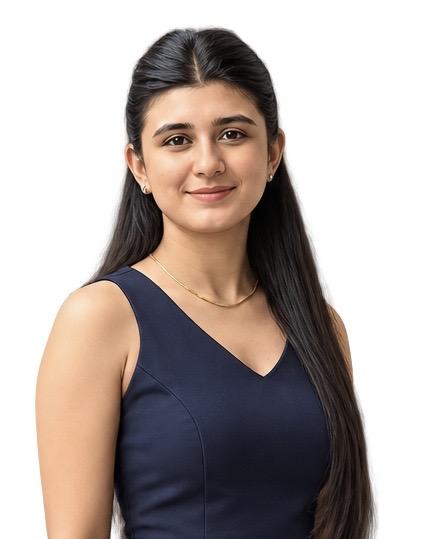
#> input picture assets-src/49BC0771-B00A-4189-BEE4-7A59C01D7B39.jpg, 426 x 539 px
$ python -i build-hero-assets.py   (imports and definitions only)
#> lines starting #> are read from the running program, lines starting #| are printed output that depends on the picture
#> in build_portrait_stills, img is the input picture: PIL image 426x539 RGB; mean R, G, B 177.2, 166.9, 163
#!/usr/bin/env python3
"""
build-hero-assets.py
=====================

Turns the raw intro clip + headshot photo into the loopable hero video
(public/hero/hero.mp4 + hero.webm) and the static portrait images
(public/portrait-bust.webp + public/og.jpg) used by the site.

Pipeline for the video:
  1.  Decode the first ~10s of the source clip, crop it tightly around the
      person and scale it to 768px wide (ffmpeg does the decode/crop/scale,
      numpy does everything pixel-level below).
  2.  Remove the background. The source clip is shot in front of a very
      light, slightly uneven backdrop (not a flat chroma colour), so instead
      of a single chroma-key colour we key on "high lightness + low
      saturation" per pixel (soft threshold, smoothstep falloff for
      anti-aliased edges) and composite the result onto pure white. That
      both erases the backdrop and produces the flat-white background the
      <Hero> component expects for its `mix-blend-mode: multiply` trick.
  3.  Build a seamless loop. Using the classic "blend the tail into the
      head" recipe (the same thing ffmpeg's `xfade` filter does, implemented
      by hand in numpy so the exact same alpha ramp can be reused for the
      audio): the final clip is `main + blended`, where `main` is the clip
      minus the last `overlap` frames, and `blended` cross-fades the true
      ending into the true beginning over `overlap` frames. The same ramp is
      applied sample-accurately to the PCM audio (never ffmpeg's
      `acrossfade`, which can drop samples at the boundary).
  4.  Mux the processed frames with the processed audio and encode:
        - hero.mp4  : H.264 yuv420p (CRF 24, preset slow) + AAC 96kbps, +faststart
        - hero.webm : VP9 (CRF 36) + Opus 80kbps

Pipeline for the stills:
  - portrait-bust.webp: a 480x600 head-to-shirt crop of the supplied photo.
  - og.jpg: a 1200x630 crop/pad of the same photo for social previews.

Requirements: ffmpeg + ffprobe on PATH, numpy, Pillow. No GPU/ML deps.

Usage:
    python3 scripts/build-hero-assets.py \\
        --video assets-src/intro.mp4 \\
        --photo assets-src/headshot.jpg \\
        --crop 720:900:0:30 \\
        --loop-seconds 10 --overlap-ms 500

Run with --help for all options including manual crop overrides.
"""

from __future__ import annotations

import argparse
import json
import shutil
import struct
import subprocess
import sys
import wave
from pathlib import Path

import numpy as np
from PIL import Image

ROOT = Path(__file__).resolve().parent.parent
DEFAULT_VIDEO = ROOT / "assets-src" / "Developer_introduces_web_applica…_20261013135940.mp4"
DEFAULT_PHOTO = ROOT / "assets-src" / "49BC0771-B00A-4189-BEE4-7A59C01D7B39.jpg"
HERO_DIR = ROOT / "public" / "hero"
PUBLIC_DIR = ROOT / "public"


def run(cmd: list[str], **kwargs) -> subprocess.CompletedProcess:
    return subprocess.run(cmd, check=True, **kwargs)


# [42 lines left out: functions ffprobe_json, decode_cropped_frames, not called in this run]


def smoothstep(edge0: float, edge1: float, x: np.ndarray) -> np.ndarray:
    t = np.clip((x - edge0) / (edge1 - edge0), 0.0, 1.0)
    return t * t * (3.0 - 2.0 * t)


# [129 lines left out: functions background_mask, remove_background_to_white, remove_background_to_rgba, crossfade_loop, read_pcm, write_wav and 1 more, not called in this run]


# ---------------------------------------------------------------------------
# Stills
# ---------------------------------------------------------------------------

def center_crop(img: Image.Image, target_w: int, target_h: int, focus_y: float = 0.38) -> Image.Image:
    """Crop to target aspect ratio, keeping `focus_y` (0=top..1=bottom) of
    the source roughly at the same fraction of the output (good for
    head-and-shoulders photos where the face sits above centre)."""
#> called with target_w = 480, target_h = 600, focus_y = 0.34
    src_w, src_h = img.size
#> src_w = 426; src_h = 539
    target_ratio = target_w / target_h
    src_ratio = src_w / src_h
#> src_ratio = 0.79

    if src_ratio > target_ratio:
        # source is wider than target -> crop width
        new_w = round(src_h * target_ratio)
        x0 = max(0, min(src_w - new_w, round((src_w - new_w) / 2)))
        box = (x0, 0, x0 + new_w, src_h)
    else:
        # source is taller than target -> crop height, biased toward focus_y
        new_h = round(src_w / target_ratio)
#> new_h = 532
        ideal_y0 = round(src_h * focus_y - new_h * focus_y)
#> ideal_y0 = 2
        y0 = max(0, min(src_h - new_h, ideal_y0))
#> y0 = 2
        box = (0, y0, src_w, y0 + new_h)
#> box = (0, 2, 426, 534)

    cropped = img.crop(box)
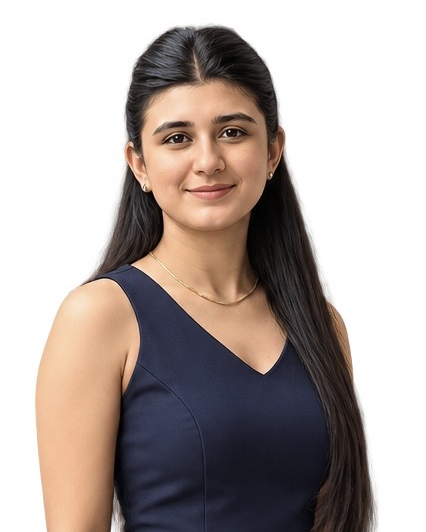
#> cropped: PIL image 426x532 RGB; mean R, G, B 177.5, 167.1, 163.1
    return cropped.resize((target_w, target_h), Image.LANCZOS)


def build_portrait_stills(photo: Path) -> None:
    img = Image.open(photo).convert("RGB")

    bust = center_crop(img, 480, 600, focus_y=0.34)
    bust_path = PUBLIC_DIR / "portrait-bust.webp"
    bust.save(bust_path, "WEBP", quality=92, method=6)
    print(f"  wrote {bust_path}")

    og = center_crop(img, 1200, 630, focus_y=0.30)
#> call 2 of center_crop, with target_w = 1200, target_h = 630, focus_y = 0.3
#> in center_crop (call 2), `cropped = img.crop(box)`:
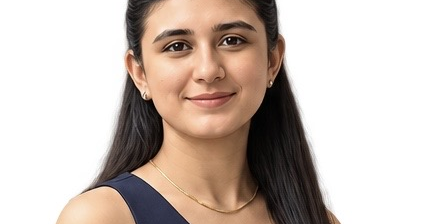
#> cropped: PIL image 426x224 RGB; mean R, G, B 202.3, 189, 181
    canvas = Image.new("RGB", (1200, 630), (244, 242, 238))
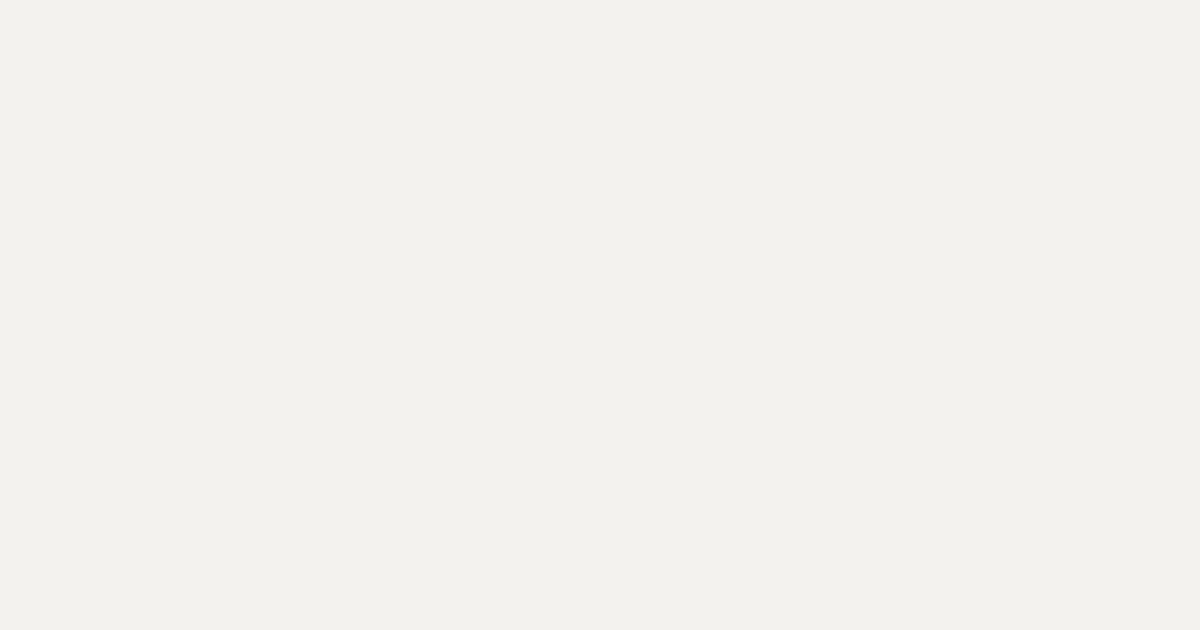
#> canvas: PIL image 1200x630 RGB; mean R, G, B 244, 242, 238
    canvas.paste(og, (0, 0))
    og_path = PUBLIC_DIR / "og.jpg"
    canvas.save(og_path, "JPEG", quality=90)
    print(f"  wrote {og_path}")


# ---------------------------------------------------------------------------
# Main
# ---------------------------------------------------------------------------

# [61 lines left out: function main, not called in this run]


# [2 lines not run here, left out]

>>> result = build_portrait_stills('../assets-src/49BC0771-B00A-4189-BEE4-7A59C01D7B39.jpg')

$ run again, on assets-src/49BC0771-B00A-4189-BEE4-7A59C01D7B39.PNG
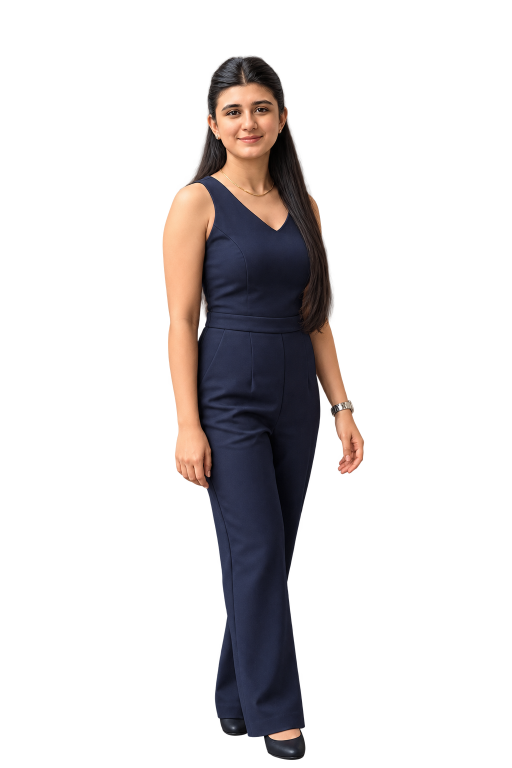
#> input picture assets-src/49BC0771-B00A-4189-BEE4-7A59C01D7B39.PNG, 1024 x 1536 px (shown at 1/2 size)
#> in center_crop, `return cropped.resize((target_w, target_h), Image.LANCZOS)`:
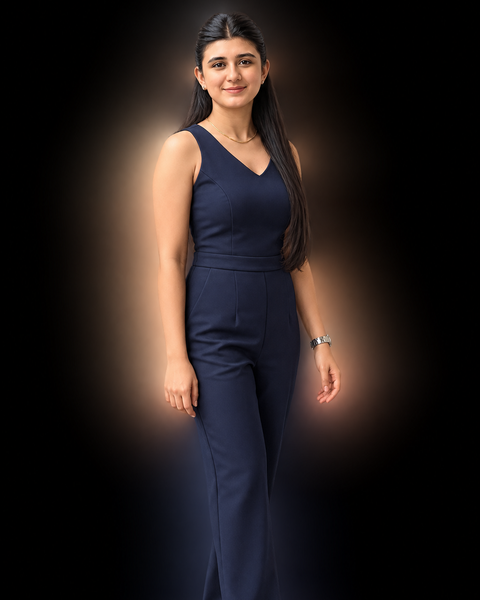
#> returned value: PIL image 480x600 RGB; mean R, G, B 36.6, 28.7, 27.3
#> in center_crop (call 2), `cropped = img.crop(box)`:
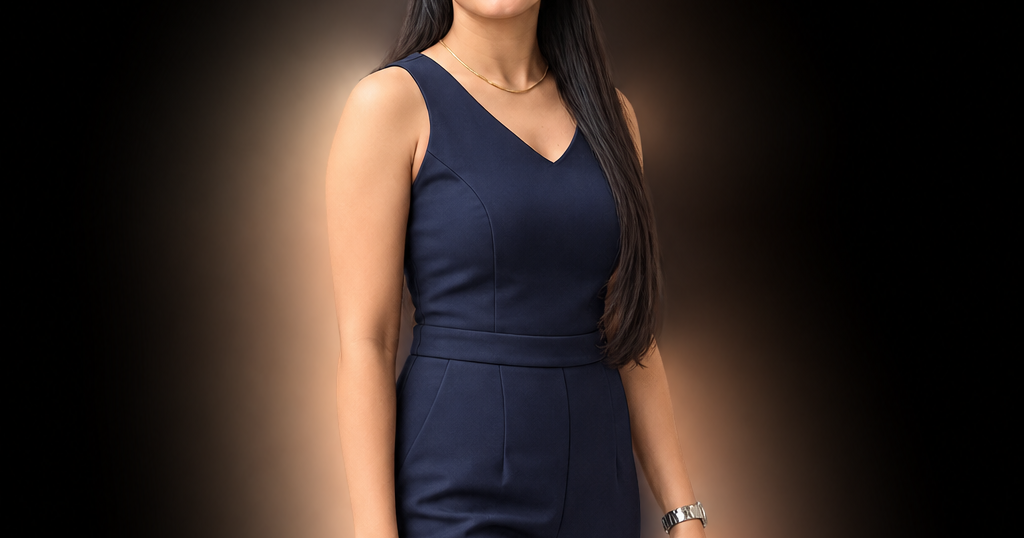
#> cropped: PIL image 1024x538 RGB; mean R, G, B 52.1, 40.2, 35.4
